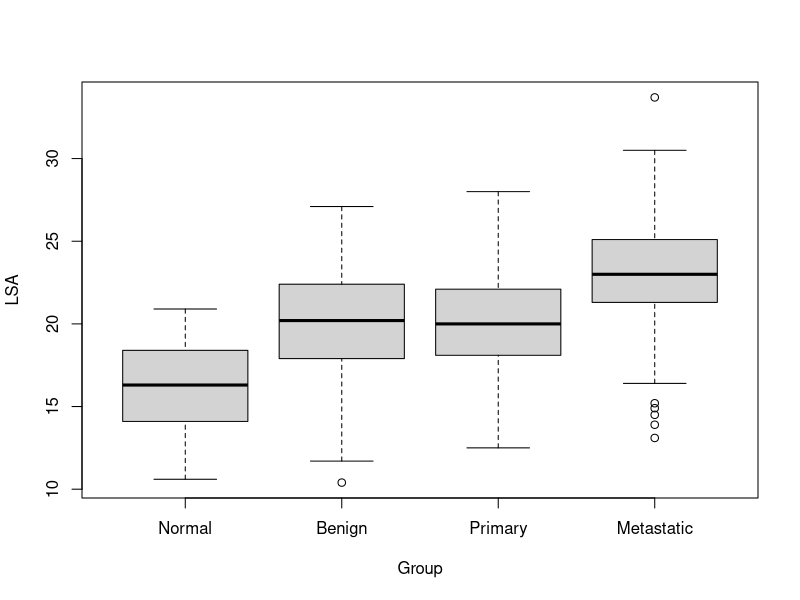
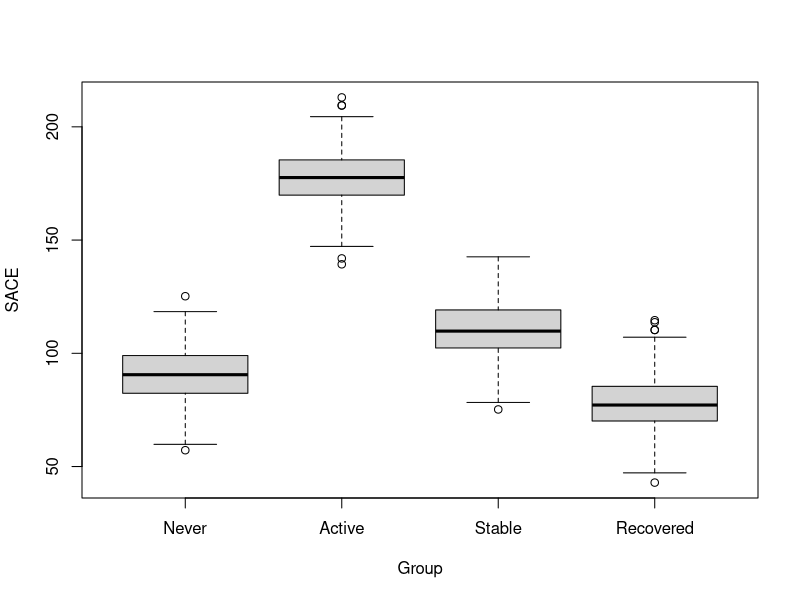
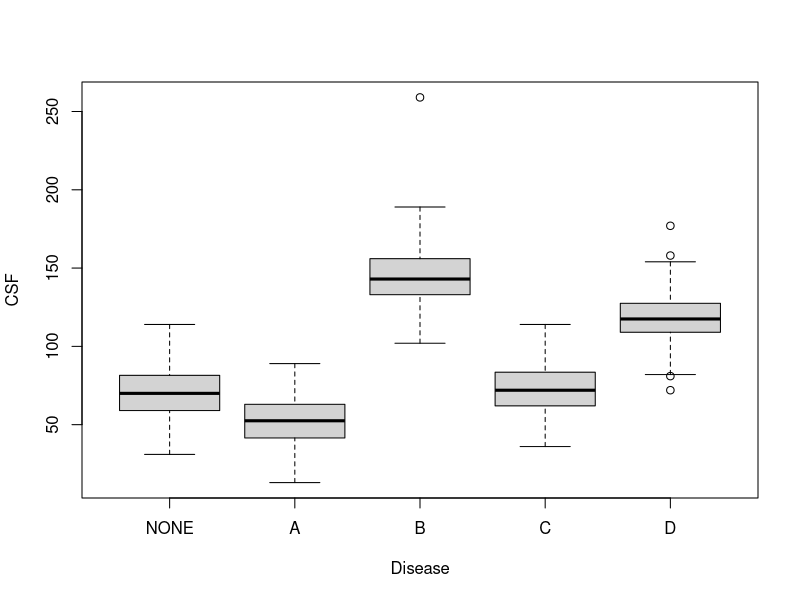
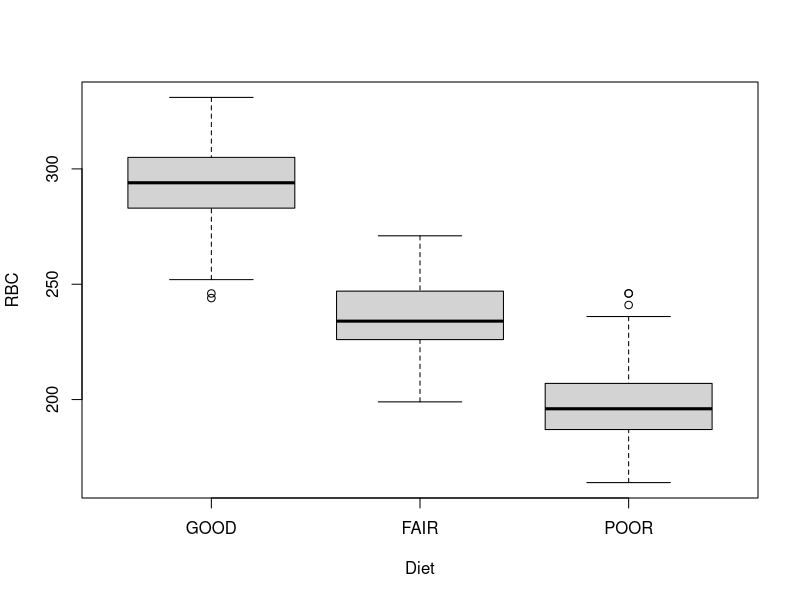

These charts were generated, in order, by the following R code:

library(multcomp)

# Optional: follow Example 8.4.2
# MEDSCORES
head(MEDSCORES_raw <- read.csv('data/LDS_C08_MEDSCORES.csv'))
dim(MEDSCORES_raw)
MEDSCORES = within(MEDSCORES_raw, expr = {
  day = factor(day)
  test = factor(test)
  ID = factor(ID)
})
(aov_MEDSCORES = aov(score ~ day * test + ID, data = MEDSCORES))
anova(aov_MEDSCORES)
# End of optional 




# LSADATA
head(LSADATA_raw <- read.csv('data/LDS_C08_LSADATA.csv'))
dim(LSADATA_raw)
if (FALSE) { # only FYI
  is.data.frame(LSADATA_raw)
  is.list(LSADATA_raw)
  length(LSADATA_raw)
  (x = list(a = 1, b = 2, c = 3))
  x[1:2]
  x[-1L]
  class(x[1]) # sub-list
  class(x[[1]]) # element of list
}
# first column does not mean anything at all!  read the question carefully. 
names(LSADATA_raw)[-1L] = c('Normal', 'Benign', 'Primary', 'Metastatic')
head(LSA <- reshape2::melt(LSADATA_raw[-1L], variable.name = 'Group', value.name = 'LSA'))
# what you get is a 'message' instead of an 'error'; everything is fine
boxplot(LSA ~ Group, data = LSA)
(aov_LSA = aov(LSA ~ Group, data = LSA))
anova(aov_LSA)
summary(tukey_LSA <- glht(aov_LSA, linfct = mcp(Group = 'Tukey')))
confint(tukey_LSA)




# SACEDATA
head(SACEDATA_raw <- read.csv('data/LDS_C08_SACEDATA.csv'))
dim(SACEDATA_raw)
names(SACEDATA_raw)[-1L] = c('Never', 'Active', 'Stable', 'Recovered')
head(SACE <- reshape2::melt(SACEDATA_raw[-1L], variable.name = 'Group', value.name = 'SACE'))
boxplot(SACE ~ Group, data = SACE)
(aov_SACE = aov(SACE ~ Group, data = SACE))
anova(aov_SACE) 
summary(tukey_SACE <- glht(aov_SACE, linfct = mcp(Group = 'Tukey')))
confint(tukey_SACE)



# Page 408, Question 4 (Large Data Set ‘CSF’)
head(CSFDATA_raw <- read.csv('data/LDS_C08_CSFDATA.csv'))
dim(CSFDATA_raw)
head(CSF <- reshape2::melt(CSFDATA_raw[-1L], variable.name = 'Disease', value.name = 'CSF')) # 1st column 'OBSERV' is both incorrect and meaningless
dim(CSF)
boxplot(CSF ~ Disease, data = CSF)
anova(aov_CSF <- aov(CSF ~ Disease, data = CSF)) 
# ANOVA shows that the five group means are not all same (p < .001)
summary(glht(aov_CSF, linfct = mcp(Disease = 'Tukey')))
# Tukey HSD of multiple comparisons shows that all pairwise differences are significant (p < .001) except for Normal vs. C (p = .435)







# RBCDATA
head(RBCDATA_raw <- read.csv('data/LDS_C08_RBCDATA.csv'))
dim(RBCDATA_raw)
head(RBCDATA <- reshape2::melt(RBCDATA_raw[-1L], variable.name = 'Diet', value.name = 'RBC')) # 1st column 'OBSERV' is both incorrect and meaningless
boxplot(RBC ~ Diet, data = RBCDATA)
anova(aov_RBC <- aov(RBC ~ Diet, data = RBCDATA)) 
summary(glht(aov_RBC, linfct = mcp(Diet = 'Tukey')))






# SERUMCHO
head(SERUMCHO_raw <- read.csv('data/LDS_C08_SERUMCHO.csv'))
dim(SERUMCHO_raw)
SERUMCHO_0 = within(SERUMCHO_raw, expr = {
  SUBJ = factor(SUBJ)
})
head(SERUMCHO <- reshape2::melt(SERUMCHO_0, id.var = 'SUBJ', variable.name = 'Diet', value.name = 'SC'))
# anova(aov(SC ~ SUBJ * Diet, data = SERUMCHO)) # wrong
(aov_SERUMCHO = aov(SC ~ Diet + SUBJ, data = SERUMCHO)) # correct; 'SUBJ' as block factor
anova(aov_SERUMCHO)
